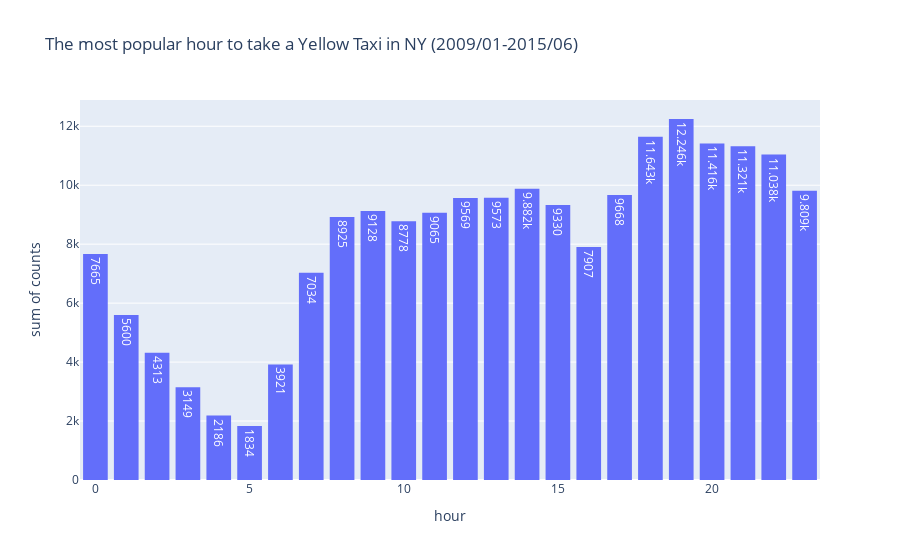

Notebook cell for this chart:
### Code cell
taxi_hour_df = get_popular_taxi_hour_df()
plot_popular_hour(taxi_hour_df)

# Fix the Ploty diagram not display in Github
Image(filename="plot1.png")

### Figure 1 — Plotly figure (JSON) as saved in the notebook; plotly's stock layout.template omitted (floating-point values rounded to 4 significant figures)
{"data": [{"alignmentgroup": "True", "bingroup": "x", "histfunc": "sum", "hovertemplate": "hour=%{x}<br>sum of counts=%{y}<extra></extra>", "legendgroup": "", "marker": {"color": "#636efa", "pattern": {"shape": ""}}, "name": "", "nbinsx": 24, "offsetgroup": "", "orientation": "v", "showlegend": false, "texttemplate": "%{value}", "type": "histogram", "x": [0, 1, 2, 3, 4, 5, 6, 7, 8, 9, 10, 11, 12, 13, 14, 15, 16, 17, 18, 19, 20, 21, 22, 23], "xaxis": "x", "y": [7665, 5600, 4313, 3149, 2186, 1834, 3921, 7034, 8925, 9128, 8778, 9065, 9569, 9573, 9882, 9330, 7907, 9668, 11643, 12246, 11416, 11321, 11038, 9809], "yaxis": "y"}], "layout": {"bargap": 0.2, "barmode": "relative", "legend": {"tracegroupgap": 0}, "title": {"text": "The most popular hour to take a Yellow Taxi in NY (2009/01-2015/06)"}, "xaxis": {"anchor": "y", "domain": [0, 1], "title": {"text": "hour"}}, "yaxis": {"anchor": "x", "domain": [0, 1], "title": {"text": "sum of counts"}}}}
